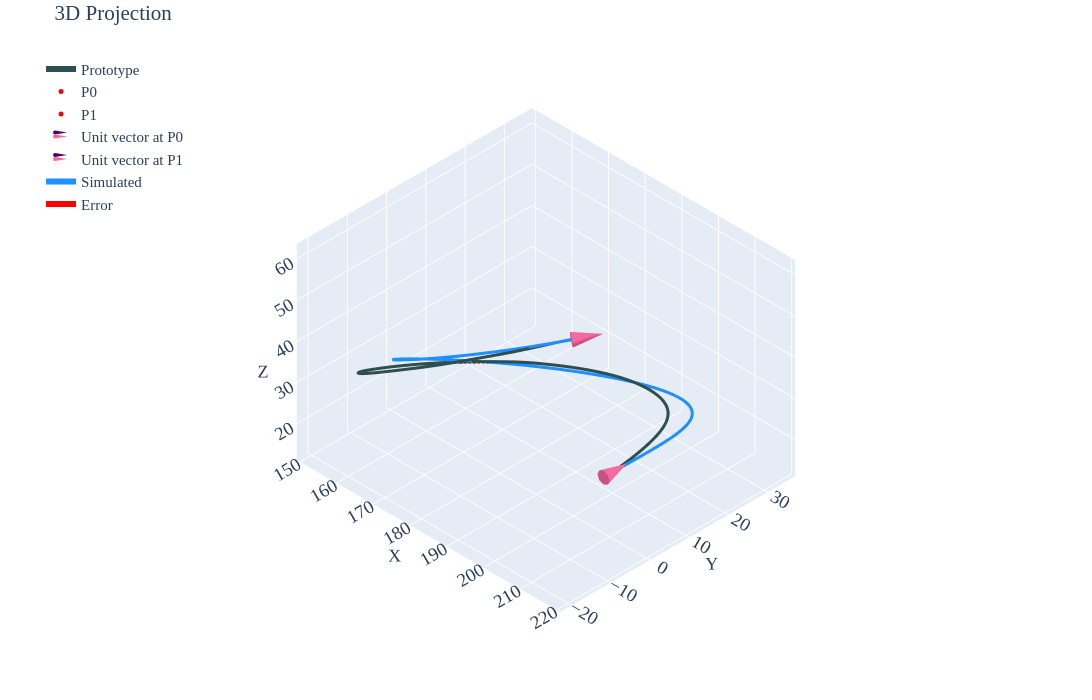

Notebook code for this chart:
### Code cell
#| label: p1c2

gravity_looper(psit=1,case=2,twist=-10,pfix='twist-sens\\twist-ccw10\\')
